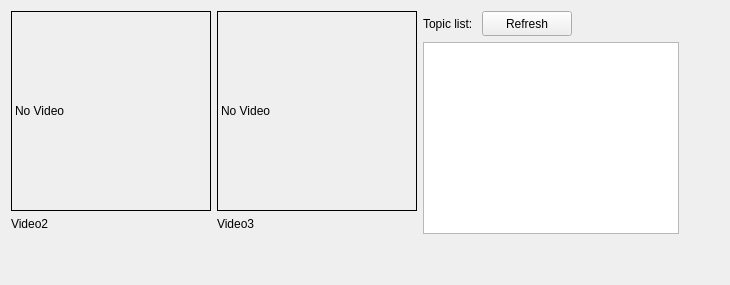
          <widget class="QWidget" name="tab_7">
           <attribute name="title">
            <string>Other</string>
           </attribute>
           <layout class="QVBoxLayout" name="verticalLayout_21">
            <item>
             <layout class="QHBoxLayout" name="horizontalLayout_17">
              <item>
               <layout class="QHBoxLayout" name="horizontalLayout_16">
                <item>
                 <layout class="QVBoxLayout" name="verticalLayout_11">
                  <item>
                   <widget class="QLabel" name="label_video2">
                    <property name="minimumSize">
                     <size>
                      <width>200</width>
                      <height>200</height>
                     </size>
                    </property>
                    <property name="maximumSize">
                     <size>
                      <width>200</width>
                      <height>200</height>
                     </size>
                    </property>
                    <property name="styleSheet">
                     <string notr="true">border:1px solid rgb(0, 0, 0)</string>
                    </property>
                    <property name="text">
                     <string>No Video</string>
                    </property>
                   </widget>
                  </item>
                  <item>
                   <widget class="QLabel" name="label_v_name2">
                    <property name="maximumSize">
                     <size>
                      <width>90</width>
                      <height>30</height>
                     </size>
                    </property>
                    <property name="text">
                     <string>Video2</string>
                    </property>
                   </widget>
                  </item>
                  <item>
                   <spacer name="verticalSpacer">
                    <property name="orientation">
                     <enum>Qt::Vertical</enum>
                    </property>
                    <property name="sizeHint" stdset="0">
                     <size>
                      <width>20</width>
                      <height>40</height>
                     </size>
                    </property>
                   </spacer>
                  </item>
                 </layout>
                </item>
                <item>
                 <layout class="QVBoxLayout" name="verticalLayout_19">
                  <item>
                   <widget class="QLabel" name="label_video3">
                    <property name="minimumSize">
                     <size>
                      <width>200</width>
                      <height>200</height>
                     </size>
                    </property>
                    <property name="maximumSize">
                     <size>
                      <width>200</width>
                      <height>200</height>
                     </size>
                    </property>
                    <property name="styleSheet">
                     <string notr="true">border:1px solid rgb(0, 0, 0)</string>
                    </property>
                    <property name="text">
                     <string>No Video</string>
                    </property>
                   </widget>
                  </item>
                  <item>
                   <widget class="QLabel" name="label_v_name3">
                    <property name="maximumSize">
                     <size>
                      <width>16777215</width>
                      <height>15</height>
                     </size>
                    </property>
                    <property name="text">
                     <string>Video3</string>
                    </property>
                   </widget>
                  </item>
                  <item>
                   <spacer name="verticalSpacer_2">
                    <property name="orientation">
                     <enum>Qt::Vertical</enum>
                    </property>
                    <property name="sizeHint" stdset="0">
                     <size>
                      <width>20</width>
                      <height>40</height>
                     </size>
                    </property>
                   </spacer>
                  </item>
                 </layout>
                </item>
                <item>
                 <layout class="QVBoxLayout" name="verticalLayout_20">
                  <item>
                   <layout class="QHBoxLayout" name="horizontalLayout_15">
                    <item>
                     <widget class="QLabel" name="label_29">
                      <property name="maximumSize">
                       <size>
                        <width>90</width>
                        <height>30</height>
                       </size>
                      </property>
                      <property name="text">
                       <string>Topic list: </string>
                      </property>
                     </widget>
                    </item>
                    <item>
                     <widget class="QPushButton" name="refreash_topic_btn">
                      <property name="minimumSize">
                       <size>
                        <width>90</width>
                        <height>25</height>
                       </size>
                      </property>
                      <property name="maximumSize">
                       <size>
                        <width>90</width>
                        <height>25</height>
                       </size>
                      </property>
                      <property name="cursor">
                       <cursorShape>ArrowCursor</cursorShape>
                      </property>
                      <property name="styleSheet">
                       <string notr="true"/>
                      </property>
                      <property name="text">
                       <string>Refresh</string>
                      </property>
                      <property name="icon">
                       <iconset>
                        <normaloff>:/images/refreash.png</normaloff>:/images/refreash.png</iconset>
                      </property>
                     </widget>
                    </item>
                    <item>
                     <spacer name="horizontalSpacer_4">
                      <property name="orientation">
                       <enum>Qt::Horizontal</enum>
                      </property>
                      <property name="sizeHint" stdset="0">
                       <size>
                        <width>40</width>
                        <height>20</height>
                       </size>
                      </property>
                     </spacer>
                    </item>
                   </layout>
                  </item>
                  <item>
                   <widget class="QListWidget" name="topic_listWidget"/>
                  </item>
                  <item>
                   <spacer name="verticalSpacer_3">
                    <property name="orientation">
                     <enum>Qt::Vertical</enum>
                    </property>
                    <property name="sizeHint" stdset="0">
                     <size>
                      <width>20</width>
                      <height>40</height>
                     </size>
                    </property>
                   </spacer>
                  </item>
                 </layout>
                </item>
               </layout>
              </item>
              <item>
               <spacer name="horizontalSpacer_3">
                <property name="orientation">
                 <enum>Qt::Horizontal</enum>
                </property>
                <property name="sizeHint" stdset="0">
                 <size>
                  <width>40</width>
                  <height>20</height>
                 </size>
                </property>
               </spacer>
              </item>
             </layout>
            </item>
           </layout>
          </widget>
